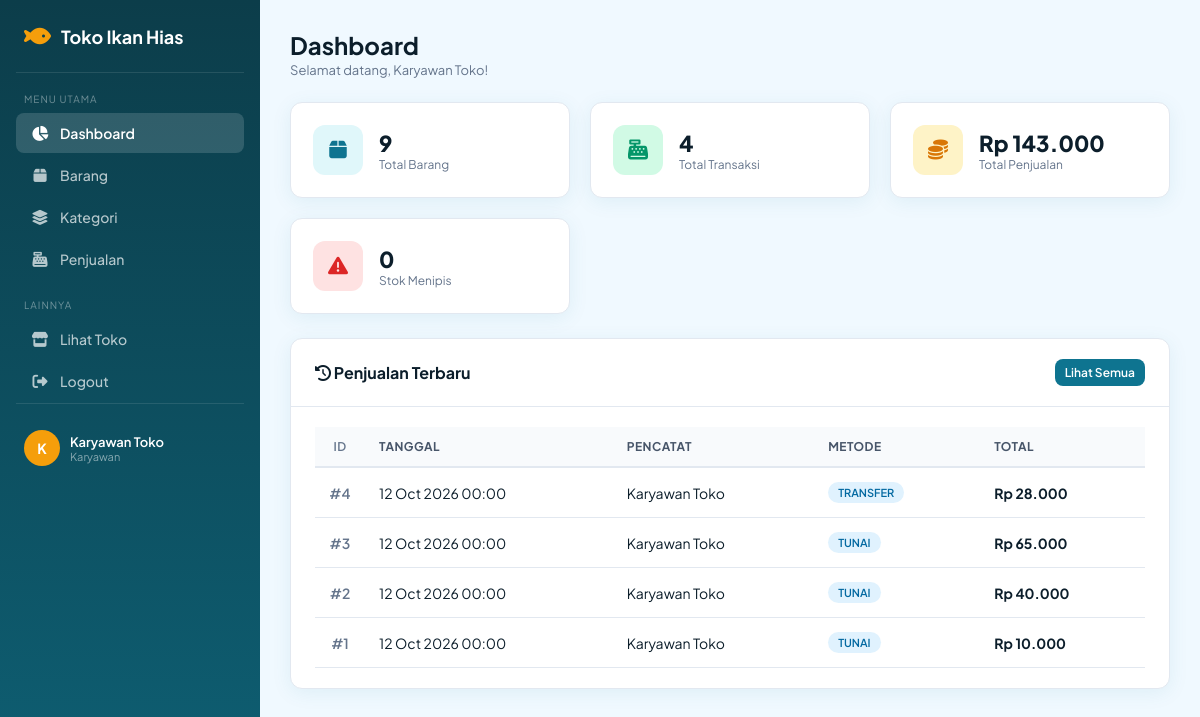
The page /MVC/index.php?page=dashboard (signed in) on the database its author committed.
### tables this page shows
CREATE TABLE penjualan (
    id_penjualan INT AUTO_INCREMENT,
    id_pengguna INT NOT NULL,
    tanggal DATETIME NOT NULL DEFAULT CURRENT_TIMESTAMP,
    metode_bayar ENUM('tunai', 'qris') NOT NULL DEFAULT 'tunai',
    total DECIMAL(12, 2) NOT NULL DEFAULT 0.00,
    CONSTRAINT pk_penjualan PRIMARY KEY (id_penjualan),
    CONSTRAINT fk_penjualan_pengguna FOREIGN KEY (id_pengguna) REFERENCES pengguna (id_pengguna) ON UPDATE CASCADE ON DELETE RESTRICT,
    CONSTRAINT chk_penjualan_total CHECK (total >= 0)
);

CREATE TABLE pengguna (
    id_pengguna INT AUTO_INCREMENT,
    nama VARCHAR(50) NOT NULL,
    username VARCHAR(30) NOT NULL,
    password VARCHAR(255) NOT NULL,
    peran ENUM('pemilik', 'karyawan') NOT NULL DEFAULT 'karyawan',
    CONSTRAINT pk_pengguna PRIMARY KEY (id_pengguna),
    CONSTRAINT uq_pengguna_username UNIQUE (username)
);

### MVC/Model/Barang.php (called while the page is built, shortened)
<?php
require_once __DIR__ . '/../koneksi.php';
class Barang
{
    private mysqli $conn;
    public function __construct()
    {
        global $conn;
        $this->conn = $conn;
    }
    public function totalBarang(): int
    {
        $result = $this->conn->query('SELECT COUNT(*) as total FROM barang');
        return (int) $result->fetch_assoc()['total'];
    }
    public function stokMenipis(): array
    {
        $result = $this->conn->query(
            'SELECT b.*, k.nama_kategori FROM barang b
             JOIN kategori k ON k.id_kategori = b.id_kategori
             WHERE b.stok <= b.stok_minimum ORDER BY (b.stok - b.stok_minimum)'
        );
        return $result->fetch_all(MYSQLI_ASSOC);
    }
}

### MVC/Model/Penjualan.php (called while the page is built, shortened)
<?php
require_once __DIR__ . '/../koneksi.php';
class Penjualan
{
    private mysqli $conn;
    public function __construct()
    {
        global $conn;
        $this->conn = $conn;
    }
    public function semua(): array
    {
        $result = $this->conn->query(
            'SELECT p.*, u.nama AS pencatat
             FROM penjualan p
             JOIN pengguna u ON u.id_pengguna = p.id_pengguna
             ORDER BY p.id_penjualan DESC'
        );
        return $result->fetch_all(MYSQLI_ASSOC);
    }
    public function totalPenjualan(): float
    {
        $result = $this->conn->query('SELECT COALESCE(SUM(total), 0) as total FROM penjualan');
        return (float) $result->fetch_assoc()['total'];
    }
    public function jumlahTransaksi(): int
    {
        $result = $this->conn->query('SELECT COUNT(*) as total FROM penjualan');
        return (int) $result->fetch_assoc()['total'];
    }
}

### MVC/View/admin/dashboard/index.php (the view, shortened to what this page needs)
<!DOCTYPE html>
<html lang="id">
<head>
    <link rel="stylesheet" href="https://cdnjs.cloudflare.com/ajax/libs/font-awesome/6.4.0/css/all.min.css">
    <link rel="stylesheet" href="View/style.css">
</head>
<body>
<div class="admin-layout">
    <?php require __DIR__ . '/../../templates/sidebar.php'; ?>
    <main class="admin-main">
        <div class="page-header">
            <div>
                <h1>Dashboard</h1>
                <p>Selamat datang, <?= htmlspecialchars($_SESSION['user_nama']) ?>!</p>
            </div>
        </div>
        <div class="stats-grid">
            <div class="stat-card">
                <div class="stat-icon blue"><i class="fa-solid fa-box"></i></div>
                <div>
                    <div class="stat-num"><?= $totalBarang ?></div>
                    <div class="stat-label">Total Barang</div>
                </div>
            </div>
            <div class="stat-card">
                <div class="stat-icon green"><i class="fa-solid fa-cash-register"></i></div>
                <div>
                    <div class="stat-num"><?= $jumlahTransaksi ?></div>
                    <div class="stat-label">Total Transaksi</div>
                </div>
            </div>
            <div class="stat-card">
                <div class="stat-icon amber"><i class="fa-solid fa-coins"></i></div>
                <div>
                    <div class="stat-num">Rp <?= number_format($totalPenjualan, 0, ',', '.') ?></div>
                    <div class="stat-label">Total Penjualan</div>
                </div>
            </div>
            <div class="stat-card">
                <div class="stat-icon red"><i class="fa-solid fa-triangle-exclamation"></i></div>
                <div>
                    <div class="stat-num"><?= count($stokMenipis) ?></div>
                    <div class="stat-label">Stok Menipis</div>
                </div>
            </div>
        </div>
        <div class="card">
            <div class="card-header">
                <h2><i class="fa-solid fa-clock-rotate-left"></i> Penjualan Terbaru</h2>
                <a href="index.php?page=penjualan" class="btn btn-primary btn-sm">Lihat Semua</a>
            </div>
            <div class="table-container">
                <table>
                    <thead><tr><th class="number-col">ID</th><th>Tanggal</th><th>Pencatat</th><th>Metode</th><th>Total</th></tr></thead>
                    <tbody>
                    <?php if (empty($penjualanTerbaru)): ?>
                        <tr><td colspan="5"><div class="empty-state"><p>Belum ada transaksi</p></div></td></tr>
                    <?php else: ?>
                    <?php foreach ($penjualanTerbaru as $p): ?>
                    <tr>
                        <td class="number-col">#<?= $p['id_penjualan'] ?></td>
                        <td><?= date('d M Y H:i', strtotime($p['tanggal'])) ?></td>
                        <td><?= htmlspecialchars($p['pencatat']) ?></td>
                        <td><span class="badge badge-blue"><?= strtoupper($p['metode_bayar']) ?></span></td>
                        <td><strong>Rp <?= number_format($p['total'], 0, ',', '.') ?></strong></td>
                    </tr>
                    <?php endforeach; ?>
                    <?php endif; ?>
                    </tbody>
                </table>
            </div>
        </div>
    </main>
</div>
</body>
</html>

### MVC/View/style.css (style rules this page uses)
:root { --primary: #0e7490; --primary-dark: #0c5f73; --primary-light: #e0f7fa; --accent: #f59e0b; --accent-hover: #d97706; --bg: #f0f9ff; --card-bg: #ffffff; --text-main: #0c1e2b; --text-muted: #64748b; --border: #e2e8f0; --danger: #ef4444; --success: #10b981; --shadow: 0 4px 20px rgba(14, 116, 144, .08); --shadow-lg: 0 10px 40px rgba(14, 116, 144, .12); --radius: 12px; --sidebar-w: 260px; }
* { box-sizing: border-box; margin: 0; padding: 0; }
body { font-family: 'Plus Jakarta Sans', 'Segoe UI', sans-serif; color: var(--text-main); background: var(--bg); }
a { text-decoration: none; color: inherit; }
.admin-layout { display: flex; min-height: 100vh; }
.admin-main { margin-left: var(--sidebar-w); flex: 1; padding: 30px; background: var(--bg); min-height: 100vh; }
.page-header { display: flex; align-items: center; justify-content: space-between; flex-wrap: wrap; gap: 16px; margin-bottom: 24px; }
.page-header h1 { font-size: 24px; font-weight: 700; }
.page-header p { color: var(--text-muted); font-size: 13px; margin-top: 2px; }
.card { background: var(--card-bg); border: 1px solid var(--border); border-radius: var(--radius); box-shadow: var(--shadow); overflow: hidden; }
.card-header { display: flex; align-items: center; justify-content: space-between; flex-wrap: wrap; gap: 12px; padding: 20px 24px; border-bottom: 1px solid var(--border); }
.card-header h2 { font-size: 16px; font-weight: 700; }
.stats-grid { display: grid; grid-template-columns: repeat(auto-fit, minmax(220px, 1fr)); gap: 20px; margin-bottom: 24px; }
.stat-card { display: flex; align-items: center; gap: 16px; padding: 22px; background: #fff; border: 1px solid var(--border); border-radius: var(--radius); box-shadow: var(--shadow); }
.stat-card .stat-icon { width: 50px; height: 50px; border-radius: 12px; display: grid; place-items: center; font-size: 20px; }
.stat-icon.blue { background: #e0f7fa; color: var(--primary); }
.stat-icon.green { background: #d1fae5; color: #059669; }
.stat-icon.amber { background: #fef3c7; color: #d97706; }
.stat-icon.red { background: #fee2e2; color: #dc2626; }
.stat-card .stat-num { font-size: 22px; font-weight: 800; }
.stat-card .stat-label { font-size: 12px; color: var(--text-muted); }
.table-container { overflow-x: auto; padding: 20px 24px; }
table { width: 100%; border-collapse: separate; border-spacing: 0; text-align: left; }
thead th { padding: 12px 14px; border-bottom: 2px solid var(--border); background: #f8fafc; color: #475569; font-size: 12px; font-weight: 700; letter-spacing: .04em; text-transform: uppercase; }
tbody td { padding: 14px; border-bottom: 1px solid var(--border); font-size: 14px; vertical-align: middle; }
.number-col { width: 50px; text-align: center; color: var(--text-muted); font-weight: 600; }
.btn { display: inline-flex; align-items: center; justify-content: center; gap: 6px; padding: 9px 16px; border: none; border-radius: 8px; font-size: 13px; font-weight: 600; cursor: pointer; text-decoration: none; transition: .2s; }
.btn-primary { background: var(--primary); color: #fff; }
.btn-sm { padding: 6px 10px; font-size: 12px; }
.badge { display: inline-block; padding: 4px 10px; border-radius: 20px; font-size: 11px; font-weight: 600; }
.badge-blue { background: #e0f2fe; color: #0369a1; }

### rows shown on the page
penjualan: id_penjualan "4", tanggal "12 Oct 2026 00:00", id_pengguna.nama "Karyawan Toko", metode_bayar "TRANSFER", total "28.000"
penjualan: id_penjualan "3", tanggal "12 Oct 2026 00:00", id_pengguna.nama "Karyawan Toko", metode_bayar "TUNAI", total "65.000"
penjualan: id_penjualan "2", tanggal "12 Oct 2026 00:00", id_pengguna.nama "Karyawan Toko", metode_bayar "TUNAI", total "40.000"
penjualan: id_penjualan "1", tanggal "12 Oct 2026 00:00", id_pengguna.nama "Karyawan Toko", metode_bayar "TUNAI", total "10.000"

### other values the page prints
$initial "K"
$userNama "Karyawan Toko"
$userPeran "Karyawan"
$_SESSION['user_nama'] "Karyawan Toko"
$totalBarang "9"
$jumlahTransaksi "4"
$totalPenjualan "143.000"
count($stokMenipis) "0"
